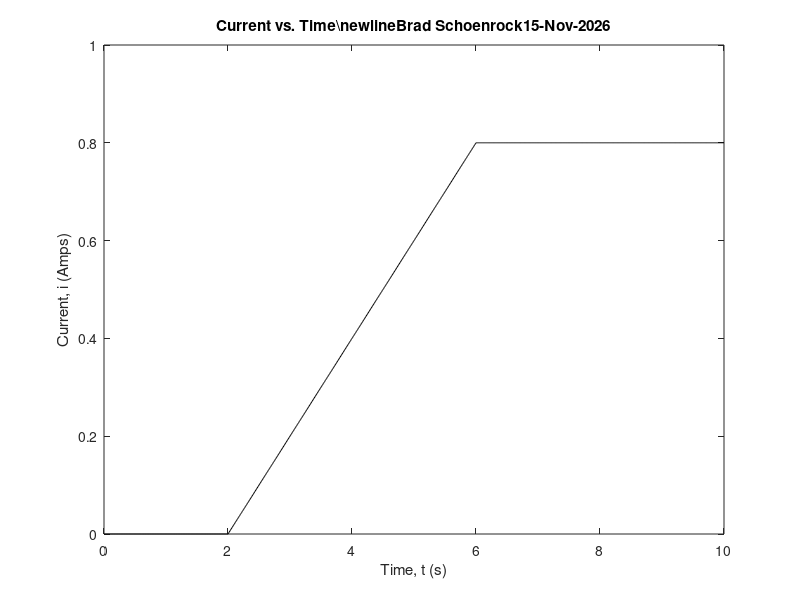
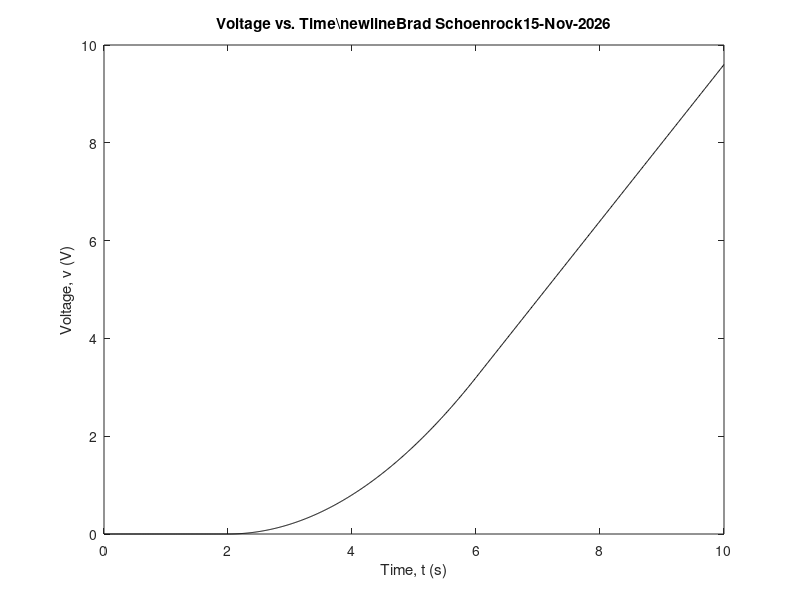
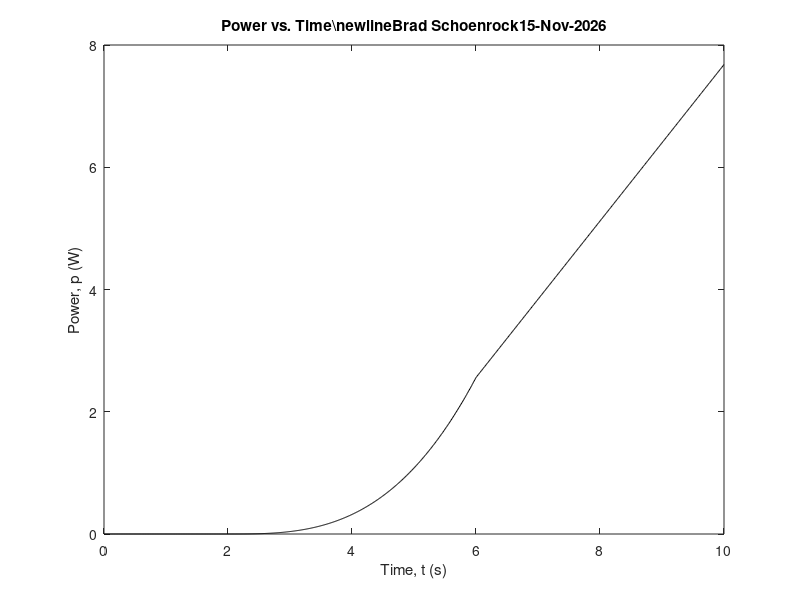
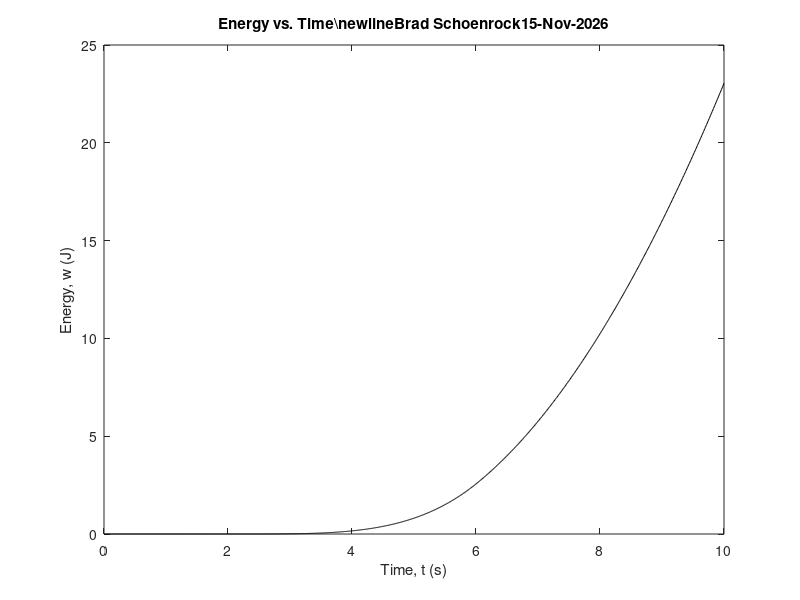

These figures' MATLAB source, in order:


clear all;

c=.5;

t1=[0:.01:2]';
t2=[2:.01:6]';
t3=[6:.01:10]';
t=[t1;t2;t3];

i1=0*t1;
i2=1/5*t2-2/5;
i3=.8*t3./t3;
i=[i1;i2;i3];

v1=0*t1;
v2=1/c*((t2.^2)/10-2/5*t2)+4/5;
v3=1/c*(.8*t3)-32/5;
v=[v1;v2;v3];

p1=i1.*v1;
p2=i2.*v2;
p3=i3.*v3;
p=[p1;p2;p3];

w1=.5*c*v1.^2;
w2=.5*c*v2.^2;
w3=.5*c*v3.^2;
w=[w1;w2;w3];

figure
plot(t,i,'k');
ttla=('Current vs. Time');
tt2='Brad Schoenrock';
tta=[ttla,'\newline',tt2,date];
title(tta)
xlabel('Time, t (s)');
ylabel('Current, i (Amps)');

figure
plot(t,v,'k');
ttla=('Voltage vs. Time');
tt2='Brad Schoenrock';
tta=[ttla,'\newline',tt2,date];
title(tta)
xlabel('Time, t (s)');
ylabel('Voltage, v (V)');

figure
plot(t,p,'k');
ttla=('Power vs. Time');
tt2='Brad Schoenrock';
tta=[ttla,'\newline',tt2,date];
title(tta)
xlabel('Time, t (s)');
ylabel('Power, p (W)');

figure
plot(t,w,'k');
ttla=('Energy vs. Time');
tt2='Brad Schoenrock';
tta=[ttla,'\newline',tt2,date];
title(tta)
xlabel('Time, t (s)');
ylabel('Energy, w (J)');

